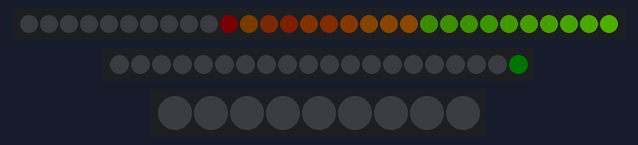
A sketch run on a simulated Arduino Uno, built with avr-gcc and run on an emulated ATmega328P. On the bench: 30 RGB LEDs in strip order, left to right, 20 RGB LEDs in strip order, left to right, 9 RGB LEDs in strip order, left to right. Dim RGB values are drawn brighter than linear; colours are those a GRB WS2812 strip shows for the declared byte order.

Above: at 3.26 s.
At 21.47 s:
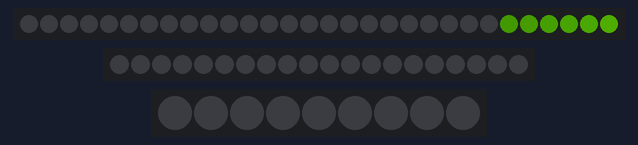
At 38.92 s:
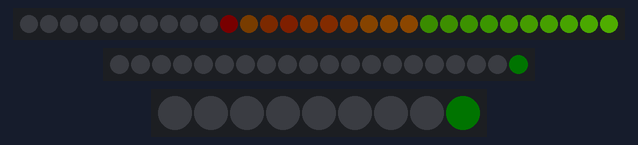

The sketch:

Three_tendrils.ino
```cpp
// MultiArrays - see https://github.com/FastLED/FastLED/wiki/Multiple-Controller-Examples for more info on
// using multiple controllers.  In this example, we're going to set up three NEOPIXEL strips on three
// different pins, each strip getting its own CRGB array to be played with

#include <FastLED.h>

#define CHIPSET NEOPIXEL
#define BRIGHTNESS 85
#define NUM_LEDS_PER_TEND_LONG 30
#define NUM_LEDS_PER_TEND_MED 20
#define NUM_LEDS_PER_TEND_SHORT 9
#define CLOCK_PIN 13

CRGB tendLeds_L[NUM_LEDS_PER_TEND_LONG];
CRGB tendLeds_M[NUM_LEDS_PER_TEND_MED];
CRGB tendLeds_S[NUM_LEDS_PER_TEND_SHORT];

// addLeds multiple times, once for each strip
void setup() {

  delay(1000); // sanity delay
  // tell FastLED there's 30 leds on pin 5 Tendril Long
  LEDS.addLeds<WS2812,5,RGB>(tendLeds_L, NUM_LEDS_PER_TEND_LONG);

  // tell FastLED there's 20 leds on pin 9 Tendril Medium
  LEDS.addLeds<WS2812,9,RGB>(tendLeds_M, NUM_LEDS_PER_TEND_MED);

  // there are 9 LEDs for on pin 11 Tendril Short
  LEDS.addLeds<WS2812,11,RGB>(tendLeds_S, NUM_LEDS_PER_TEND_SHORT);

  FastLED.setBrightness( BRIGHTNESS );
  FastLED.setMaxPowerInVoltsAndMilliamps(5,1500);

}

//=========================================== MAIN =====================================================

void loop() {

  static uint8_t hue_L = 95;  // 0  is a green , 100 is a magenta, 75 is yellow, 130 is purple, 90 orange, 95 red/orange,
  static uint8_t hue_M = 95;
  static uint8_t hue_S = 95;
  // Begin animation
  for(int i = 0; i < NUM_LEDS_PER_TEND_LONG; i++) {
    // Set the colors
    if(i==0){
      hue_L = 95; // Red
      hue_M = 95;
      hue_S = 95;
    }
    if(i == 3){
      hue_S = 75;
    }
    if(i == 5){
      hue_L = 75; // Yellow
      hue_M = 75;
      hue_S = 30; // Green
    }
    if(i == 16){
      hue_M = 30;
    }
    if (i == 20){
      hue_L = 30; // Green
    }
    if(i < 20){
       tendLeds_L[i] = CHSV(hue_L, 255, 255);
       tendLeds_M[i] = CHSV(hue_M, 255, 255);
       if(i < 9){
        tendLeds_S[i] = CHSV(hue_S, 255, 255);
       }
    } else {
       tendLeds_L[i] = CHSV(hue_L, 255, 255);
    }
    // Show the leds
    FastLED.show();
    fadeall();
    // Wait a little bit before we loop around and do it again (speed) higher = slower
    delay(60);
  }
  for(int i = 0; i < NUM_LEDS_PER_TEND_LONG; i++){
     for(int z = 0; z < 25; z++){
        tendLeds_L[i].nscale8( 175);  // original 192
        tendLeds_M[i].nscale8(175);
        tendLeds_S[i].nscale8(175);
        if(z == 0 || z == 12 || z == 24){
           FastLED.show();
           delay(4);
        }
     }
  }
  delay(1000);

}
// handles fade of tendril animation
void fadeall() {
    for(int i = 0; i < 30; i++) {
      tendLeds_L[i].nscale8(220);
      tendLeds_M[i].nscale8(220);
      tendLeds_S[i].nscale8(220);
    }
}
```
